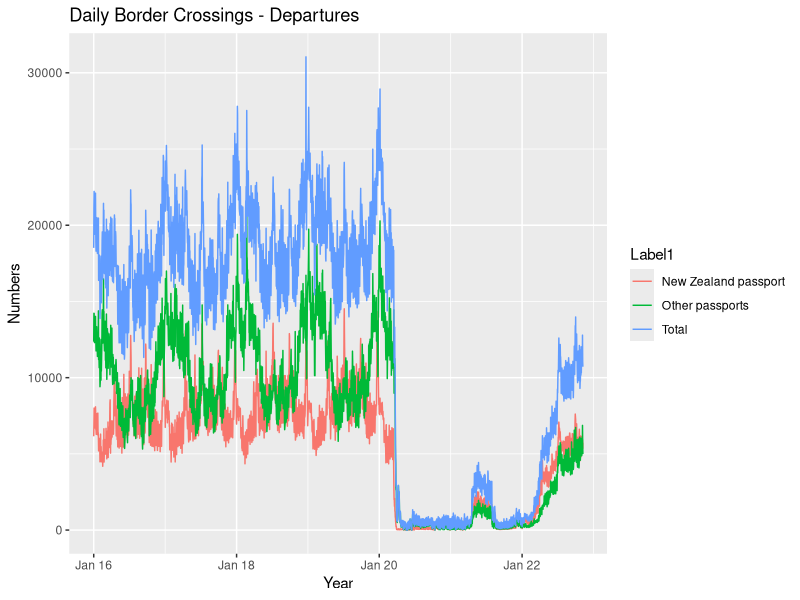
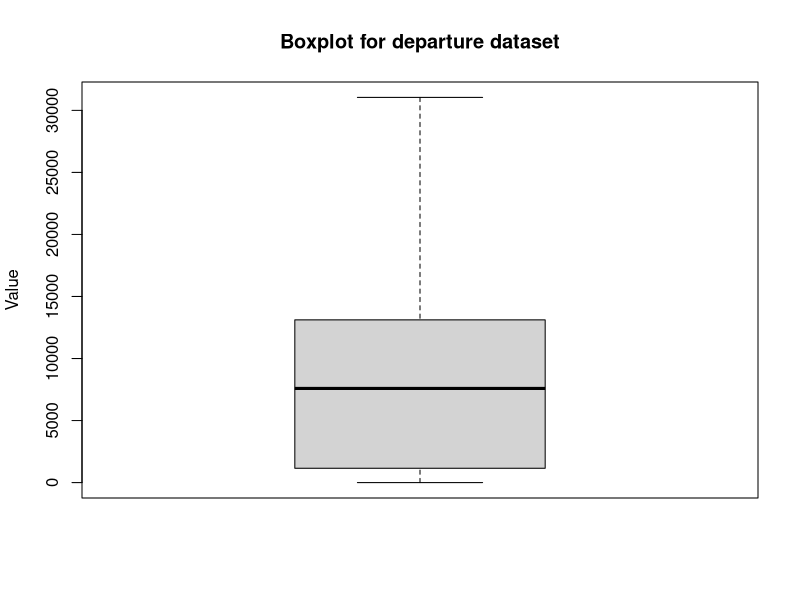

The R script that drew these images, in order:
# Load the packages
library(tidyverse)
library(ggplot2)

#Read in the dataset 
mydata.departure = read.csv('Departure.csv', header = TRUE)
mydata.departure$Period = as.Date(mydata.departure$Period)
head(mydata.departure)

# Plot the time series using ggplot2 
p = ggplot(mydata.departure, aes(x = Period, y = Value, col = Label1)) + geom_line()

# Format the dates on the x-axis and add in titles for the plot 
p = ggplot(mydata.departure, aes(x = Period, y = Value, col = Label1)) +
  geom_line()
p + scale_x_date(date_labels = "%b %y") + ggtitle("Daily Border Crossings - Departures") +  xlab("Year") + 
  ylab("Numbers")

# Model of the departure dataset 
m = lm(formula = Value ~ Period, data = mydata.departure)

# Summary of the dataset
summary(m)

# Plot a boxplot to check on outliers 
boxplot(mydata.departure$Value,
        ylab = "Value",  main = 'Boxplot for departure dataset') 





